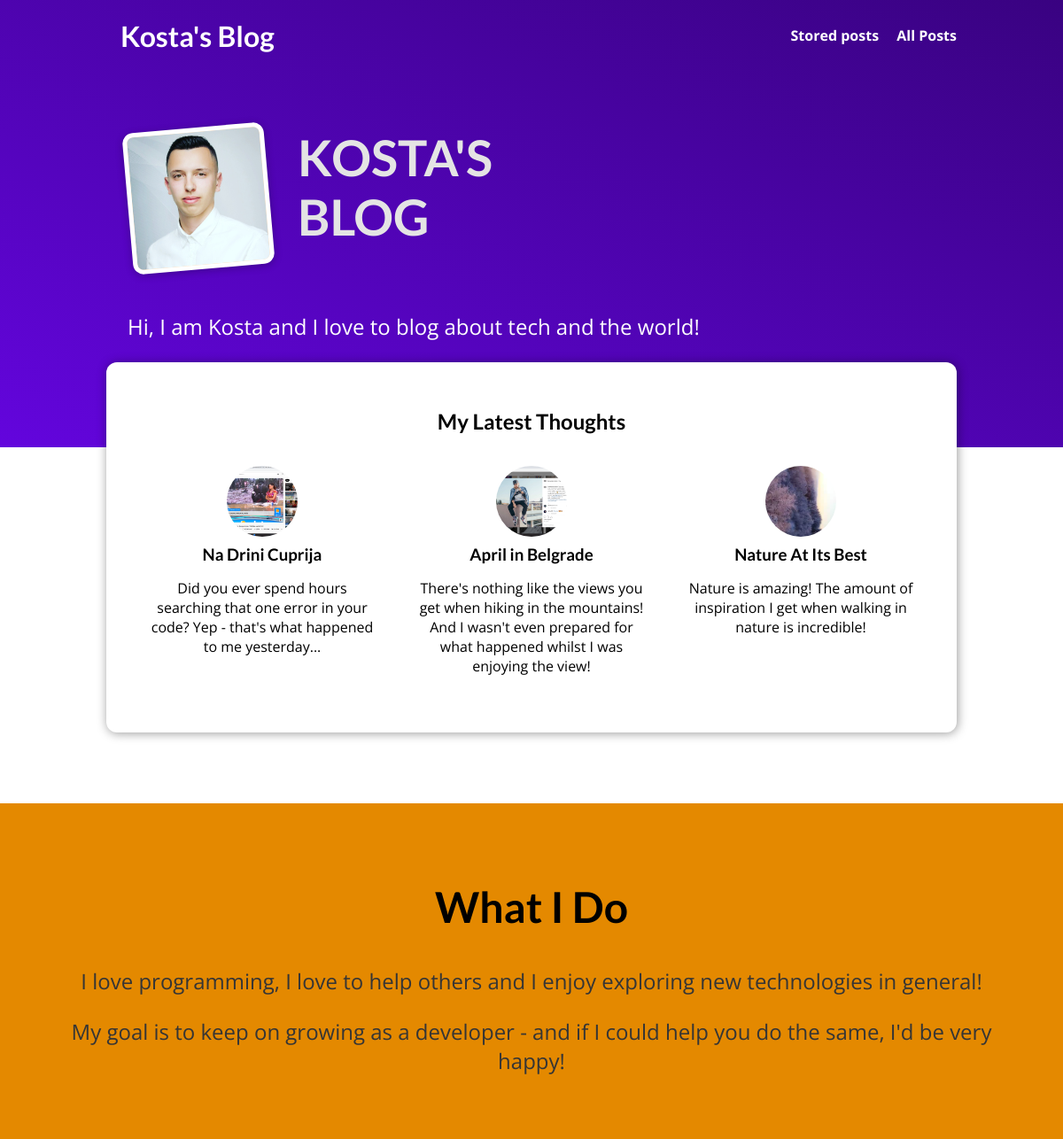
The page / on the database its author committed.
### blog/models.py (models this page shows, shortened)
class Post(models.Model):
    title=models.CharField(max_length=150)
    excerpt=models.CharField(max_length=200)
    image=models.ImageField(upload_to="images", null=True)
    date=models.DateField(auto_now=True)
    slug=models.SlugField(unique=True, db_index=True)
    contnet=models.TextField(validators=[MinLengthValidator(10)])
    author=models.ForeignKey(Author, null=True, on_delete=models.SET_NULL, related_name="posts")
    tag=models.ManyToManyField(Tag)

### blog/views.py (the view)
# urls.py: path("", views.Starting_pageView.as_view(), name="starting-page"),
class Starting_pageView(ListView):
    template_name="blog/index.html"
    model=Post
    oredring=["-date"]
    context_object_name="posts"
    def get_queryset(self):
        query= super().get_queryset()
        data=query.order_by("-id")
        return data[:3]

### blog/templates/blog/index.html (shortened to what this page needs)
{% extends "base.html" %}
{% load static %}
{% block css_files %}
    <link rel="stylesheet" href="{% static 'blog/post.css' %}">
    <link rel="stylesheet" href="{% static 'blog/index.css' %}">
{% endblock css_files %}
{% block content %}
  <section id="welcome">
    <header>
      <img src="{% static 'blog/images/Me.jpg' %}" alt="Kosta- The Author Of This Blog" />
      <h2>KOSTA'S BLOG</h2>
    </header>
    <p>Hi, I am Kosta and I love to blog about tech and the world!</p>
  </section>
  <section id="latest-posts">
    <h2>My Latest Thoughts</h2>
    <ul>
      {% for post in posts  %}
        {% include "blog/includes/post.html" %}
      {% endfor %}
    </ul>
  </section>
  <section id="about">
    <h2>What I Do</h2>
    <p>
      I love programming, I love to help others and I enjoy exploring new
      technologies in general!
    </p>
    <p>
      My goal is to keep on growing as a developer - and if I could help you do
      the same, I'd be very happy!
    </p>
  </section>
{% endblock %}

### blog/templates/blog/includes/post.html
<li>
    <article class="post">
      <a href="{% url 'post-detail'  post.slug  %}">
        <img src=" {{ post.image.url }} " alt={{post.slug}} />
        <div class="post__content">
          <h3>{{ post.title }}</h3>
          <p>
           {{ post.excerpt }}
          </p>
        </div>
      </a>
    </article>
  </li>

### static/app.css (style rules this page uses)
* { box-sizing: border-box; }
html { font-family: 'Open Sans', 'Lato', sans-serif; }
body { margin: 0; }
h1, h2, h3 { font-family: 'Lato', sans-serif; font-weight: bold; }

### blog/static/blog/post.css (style rules this page uses)
.post { display: flex; flex-direction: column; align-items: center; text-align: center; }
.post a { text-decoration: none; color: black; transition: all 0.2s ease; padding: 1rem; }
.post img { width: 5rem; height: 5rem; object-fit: cover; border-radius: 50%; }
.post h3 { margin: 0.25rem 0; }

### blog/static/blog/index.css (style rules this page uses)
#welcome { background: linear-gradient(to right top, #6305dd, #390281); padding: 6rem 12%; }
#welcome header { display: flex; align-items: flex-start; margin: 3rem auto; }
#welcome img { width: 10rem; height: 10rem; object-fit: cover; object-position: top; border: 5px solid white; border-radius: 12px; background-color: #ffe1bf; transform: rotateZ(-5deg); box-shadow: 0 2px 8px rgba(0, 0, 0, 0.25); }
#welcome h2 { font-size: 3.5rem; margin: 0 0 0 2rem; color: #e4e4e4; width: 10rem; }
#welcome p { color: white; font-size: 1.5rem; }
#latest-posts { background-color: white; padding: 2rem; border-radius: 12px; width: 60rem; margin: -6rem auto 2rem auto; box-shadow: 1px 1px 12px rgba(0, 0, 0, 0.4); }
#latest-posts h2 { text-align: center; }
#latest-posts ul { list-style: none; margin: 0; padding: 0; display: flex; gap: 1rem; }
#latest-posts li { flex: 1; }
#about { text-align: center; padding: 3rem; background-color: #e48900; margin-top: 5rem; }
#about h2 { font-size: 3rem; }
#about p { font-size: 1.5rem; color: #353535; }

### rows shown on the page
Post: image (picture), title "Na Drini Cuprija", excerpt "Did you ever spend hours searching that one error in your code? Yep - that's what happened to me yesterday..."
Post: image (picture), title "April in Belgrade", excerpt "There's nothing like the views you get when hiking in the mountains! And I wasn't even prepared for what happened whilst I was enjoying the view!"
Post: image (picture), title "Nature At Its Best", excerpt "Nature is amazing! The amount of inspiration I get when walking in nature is incredible!"
